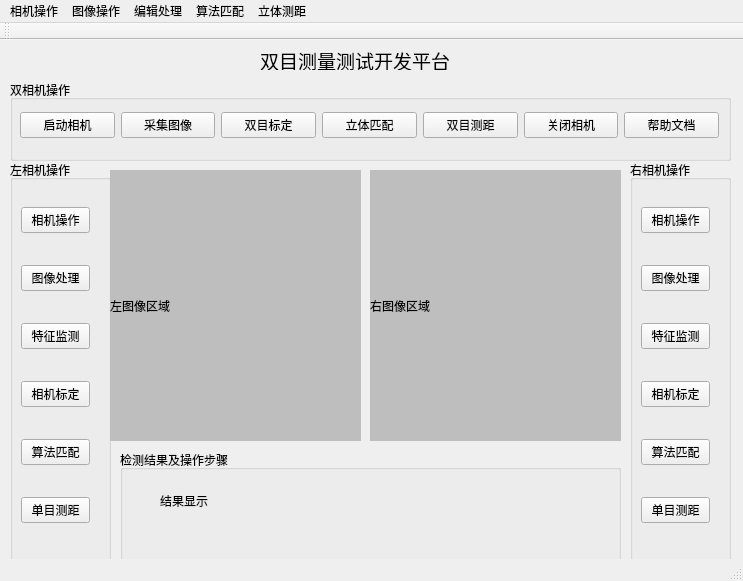
<?xml version="1.0" encoding="UTF-8"?>
<ui version="4.0">
 <class>MainWindow</class>
 <widget class="QMainWindow" name="MainWindow">
  <property name="geometry">
   <rect>
    <x>0</x>
    <y>0</y>
    <width>743</width>
    <height>581</height>
   </rect>
  </property>
  <property name="windowTitle">
   <string>MainWindow</string>
  </property>
  <widget class="QWidget" name="centralWidget">
   <widget class="QGroupBox" name="CamsgroupBox">
    <property name="enabled">
     <bool>true</bool>
    </property>
    <property name="geometry">
     <rect>
      <x>10</x>
      <y>40</y>
      <width>721</width>
      <height>81</height>
     </rect>
    </property>
    <property name="title">
     <string>双相机操作</string>
    </property>
    <widget class="QWidget" name="horizontalLayoutWidget">
     <property name="geometry">
      <rect>
       <x>-1</x>
       <y>10</y>
       <width>721</width>
       <height>71</height>
      </rect>
     </property>
     <layout class="QHBoxLayout" name="horizontalLayout">
      <item>
       <widget class="QPushButton" name="btnOpen">
        <property name="enabled">
         <bool>true</bool>
        </property>
        <property name="text">
         <string>启动相机</string>
        </property>
       </widget>
      </item>
      <item>
       <widget class="QPushButton" name="btnStart">
        <property name="text">
         <string>采集图像</string>
        </property>
       </widget>
      </item>
      <item>
       <widget class="QPushButton" name="btnSet">
        <property name="text">
         <string>双目标定</string>
        </property>
       </widget>
      </item>
      <item>
       <widget class="QPushButton" name="btnMatch">
        <property name="text">
         <string>立体匹配</string>
        </property>
       </widget>
      </item>
      <item>
       <widget class="QPushButton" name="btnTest">
        <property name="text">
         <string>双目测距</string>
        </property>
       </widget>
      </item>
      <item>
       <widget class="QPushButton" name="btnClose">
        <property name="text">
         <string>关闭相机</string>
        </property>
       </widget>
      </item>
      <item>
       <widget class="QPushButton" name="btnHelp">
        <property name="text">
         <string>帮助文档</string>
        </property>
       </widget>
      </item>
     </layout>
    </widget>
   </widget>
   <widget class="QLabel" name="TitleLable">
    <property name="geometry">
     <rect>
      <x>260</x>
      <y>10</y>
      <width>201</width>
      <height>20</height>
     </rect>
    </property>
    <property name="font">
     <font>
      <family>黑体</family>
      <pointsize>14</pointsize>
     </font>
    </property>
    <property name="text">
     <string>双目测量测试开发平台</string>
    </property>
   </widget>
   <widget class="QGroupBox" name="RCamgroupBox">
    <property name="geometry">
     <rect>
      <x>630</x>
      <y>120</y>
      <width>101</width>
      <height>401</height>
     </rect>
    </property>
    <property name="title">
     <string>右相机操作</string>
    </property>
    <widget class="QWidget" name="verticalLayoutWidget_3">
     <property name="geometry">
      <rect>
       <x>0</x>
       <y>10</y>
       <width>91</width>
       <height>391</height>
      </rect>
     </property>
     <layout class="QVBoxLayout" name="verticalLayout_3">
      <item>
       <widget class="QPushButton" name="btnRCam">
        <property name="text">
         <string>相机操作</string>
        </property>
       </widget>
      </item>
      <item>
       <widget class="QPushButton" name="btnRImage">
        <property name="text">
         <string>图像处理</string>
        </property>
       </widget>
      </item>
      <item>
       <widget class="QPushButton" name="btnRState">
        <property name="text">
         <string>特征监测</string>
        </property>
       </widget>
      </item>
      <item>
       <widget class="QPushButton" name="btnRSet">
        <property name="text">
         <string>相机标定</string>
        </property>
       </widget>
      </item>
      <item>
       <widget class="QPushButton" name="btnRMatch">
        <property name="text">
         <string>算法匹配</string>
        </property>
       </widget>
      </item>
      <item>
       <widget class="QPushButton" name="btnRTest">
        <property name="text">
         <string>单目测距</string>
        </property>
       </widget>
      </item>
     </layout>
    </widget>
   </widget>
   <widget class="QGroupBox" name="LCamgroupBox">
    <property name="geometry">
     <rect>
      <x>10</x>
      <y>120</y>
      <width>101</width>
      <height>401</height>
     </rect>
    </property>
    <property name="title">
     <string>左相机操作</string>
    </property>
    <widget class="QWidget" name="verticalLayoutWidget_2">
     <property name="geometry">
      <rect>
       <x>0</x>
       <y>10</y>
       <width>91</width>
       <height>391</height>
      </rect>
     </property>
     <layout class="QVBoxLayout" name="verticalLayout_2">
      <item>
       <widget class="QPushButton" name="btnLCam">
        <property name="text">
         <string>相机操作</string>
        </property>
       </widget>
      </item>
      <item>
       <widget class="QPushButton" name="btnLImage">
        <property name="text">
         <string>图像处理</string>
        </property>
       </widget>
      </item>
      <item>
       <widget class="QPushButton" name="btnLState">
        <property name="text">
         <string>特征监测</string>
        </property>
       </widget>
      </item>
      <item>
       <widget class="QPushButton" name="btnLSet">
        <property name="text">
         <string>相机标定</string>
        </property>
       </widget>
      </item>
      <item>
       <widget class="QPushButton" name="btnLMatch">
        <property name="text">
         <string>算法匹配</string>
        </property>
       </widget>
      </item>
      <item>
       <widget class="QPushButton" name="btnLTest">
        <property name="text">
         <string>单目测距</string>
        </property>
       </widget>
      </item>
     </layout>
    </widget>
   </widget>
   <widget class="QGroupBox" name="StategroupBox">
    <property name="geometry">
     <rect>
      <x>120</x>
      <y>410</y>
      <width>501</width>
      <height>111</height>
     </rect>
    </property>
    <property name="title">
     <string>检测结果及操作步骤</string>
    </property>
    <widget class="QLabel" name="ResultLlabel">
     <property name="geometry">
      <rect>
       <x>40</x>
       <y>30</y>
       <width>271</width>
       <height>41</height>
      </rect>
     </property>
     <property name="text">
      <string>结果显示</string>
     </property>
    </widget>
   </widget>
   <widget class="QLabel" name="LImageLable">
    <property name="geometry">
     <rect>
      <x>110</x>
      <y>130</y>
      <width>251</width>
      <height>271</height>
     </rect>
    </property>
    <property name="styleSheet">
     <string notr="true">background-color: rgb(190, 190, 190);</string>
    </property>
    <property name="text">
     <string>左图像区域</string>
    </property>
    <property name="textFormat">
     <enum>Qt::AutoText</enum>
    </property>
   </widget>
   <widget class="QLabel" name="RImageLable">
    <property name="geometry">
     <rect>
      <x>370</x>
      <y>130</y>
      <width>251</width>
      <height>271</height>
     </rect>
    </property>
    <property name="layoutDirection">
     <enum>Qt::LeftToRight</enum>
    </property>
    <property name="styleSheet">
     <string notr="true">background-color: rgb(190, 190, 190);</string>
    </property>
    <property name="text">
     <string>右图像区域</string>
    </property>
   </widget>
  </widget>
  <widget class="QMenuBar" name="menuBar">
   <property name="geometry">
    <rect>
     <x>0</x>
     <y>0</y>
     <width>743</width>
     <height>23</height>
    </rect>
   </property>
   <widget class="QMenu" name="menu">
    <property name="title">
     <string>相机操作</string>
    </property>
    <addaction name="actionqidongxiangji"/>
    <addaction name="actionCloseCamera"/>
    <addaction name="actionTestCamera"/>
    <addaction name="actionAboutCamera"/>
   </widget>
   <widget class="QMenu" name="menu_2">
    <property name="title">
     <string>图像操作</string>
    </property>
    <addaction name="actionOpenImage"/>
    <addaction name="actionEditImage"/>
    <addaction name="actionSaveImage"/>
   </widget>
   <widget class="QMenu" name="menu_3">
    <property name="title">
     <string>编辑处理</string>
    </property>
   </widget>
   <widget class="QMenu" name="menu_4">
    <property name="title">
     <string>算法匹配</string>
    </property>
    <addaction name="actionSIFT"/>
    <addaction name="actionSURF"/>
   </widget>
   <widget class="QMenu" name="menu_5">
    <property name="title">
     <string>立体测距</string>
    </property>
    <addaction name="actionCount"/>
   </widget>
   <addaction name="menu"/>
   <addaction name="menu_2"/>
   <addaction name="menu_3"/>
   <addaction name="menu_4"/>
   <addaction name="menu_5"/>
  </widget>
  <widget class="QToolBar" name="mainToolBar">
   <attribute name="toolBarArea">
    <enum>TopToolBarArea</enum>
   </attribute>
   <attribute name="toolBarBreak">
    <bool>false</bool>
   </attribute>
  </widget>
  <widget class="QStatusBar" name="statusBar"/>
  <action name="actionqidongxiangji">
   <property name="text">
    <string>OpenCamera</string>
   </property>
  </action>
  <action name="actionCloseCamera">
   <property name="text">
    <string>CloseCamera</string>
   </property>
  </action>
  <action name="actionTestCamera">
   <property name="text">
    <string>TestCamera</string>
   </property>
  </action>
  <action name="actionAboutCamera">
   <property name="text">
    <string>AboutCamera</string>
   </property>
  </action>
  <action name="actionOpenImage">
   <property name="text">
    <string>OpenImage</string>
   </property>
  </action>
  <action name="actionEditImage">
   <property name="text">
    <string>EditImage</string>
   </property>
  </action>
  <action name="actionSaveImage">
   <property name="text">
    <string>SaveImage</string>
   </property>
  </action>
  <action name="actionSIFT">
   <property name="text">
    <string>SIFT</string>
   </property>
  </action>
  <action name="actionSURF">
   <property name="text">
    <string>SURF</string>
   </property>
  </action>
  <action name="actionCount">
   <property name="text">
    <string>Count</string>
   </property>
  </action>
 </widget>
 <layoutdefault spacing="6" margin="11"/>
 <resources/>
 <connections/>
</ui>
